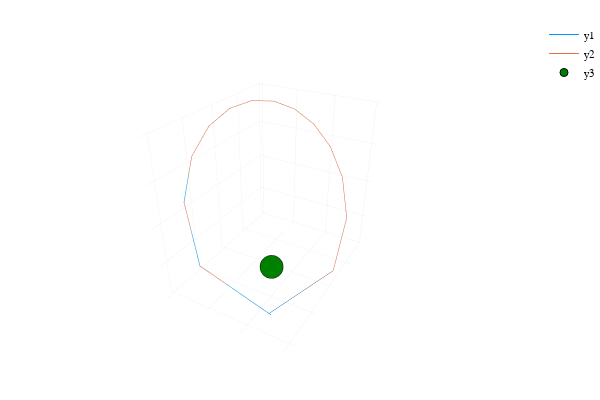

The cell this chart's notebook holds for it:
### Code cell
#This is the script that sets up the simulation

#Load ephemeris for sun and moon from .csv files
(t_sun,x_sun) = readEphemData("sun_ephem.csv");
(t_moon,x_moon) = readEphemData("moon_ephem.csv");

t_ephem = t_sun;
x_ephem = [x_sun[1:3,:]/1000; x_moon[1:3,:]/1000]; #put distance in 1000*km

#Set up linear interpolation of sun + moon positions positions
xi1 = interpolate((t_ephem,), x_ephem[1,:], Gridded(Linear()));
xi2 = interpolate((t_ephem,), x_ephem[2,:], Gridded(Linear()));
xi3 = interpolate((t_ephem,), x_ephem[3,:], Gridded(Linear()));
xi4 = interpolate((t_ephem,), x_ephem[4,:], Gridded(Linear()));
xi5 = interpolate((t_ephem,), x_ephem[5,:], Gridded(Linear()));
xi6 = interpolate((t_ephem,), x_ephem[6,:], Gridded(Linear()));
xinterp = (xi1, xi2, xi3, xi4, xi5, xi6);

#Hub Initial Conditions
# 25 Jan 2024 22:30:25.520
a = 243729.554542; #km
e = 0.598335;
i = 51.975*(pi/180);
RAAN = 61.110*(pi/180);
argp = 247.345*(pi/180);
nu = 0.0; #true anomaly
p = a*(1-e*e); #semilatus rectum

#Convert to ECI state vector
(r0,v0) = coe2rv(p,e,i,RAAN,argp,nu);

#Convert units to 1000*km and days
x0hub = [r0/1000; v0*(24*60*60/1000)];
t0 = 25 + 22/24 + 30/(24*60) + 25.52/(24*60*60);

dt = 24/24; #Take measurements once every 24 hours
t_samp = t0:dt:(t0+14); #Run for 14 days

Nx = 6; #State dimension
N = length(t_samp); #Number of time steps

x0node = diagm(ones(Nx)+[1e-4*randn(3); 1e-5*randn(3)])*x0hub; #Generate random node initial conditions

#Propagate hub and node orbits (ground truth)
using DifferentialEquations
hub_prob = ODEProblem(dynamics,x0hub,(t_samp[1], t_samp[end]),xinterp);
hub_soln = solve(hub_prob,Tsit5(),reltol=1e-9,abstol=1e-9,saveat=dt);
node_prob = ODEProblem(dynamics,x0node,(t_samp[1], t_samp[end]),xinterp);
node_soln = solve(node_prob,Tsit5(),reltol=1e-9,abstol=1e-9,saveat=dt);

#Plot orbits
using Plots
plot(hub_soln[1,:],hub_soln[2,:],hub_soln[3,:],xshowaxis=false,yshowaxis=false,zshowaxis=false);
plot!(node_soln[1,:],node_soln[2,:],node_soln[3,:],xshowaxis=false,yshowaxis=false,zshowaxis=false);
scatter!([0.0],[0.0],[0.0],mcolor=:green)

### Figure 1 — Plotly figure (JSON) as saved in the notebook; plotly's stock layout.template omitted (floating-point values rounded to 4 significant figures)
{"data": [{"colorbar": {"title": ""}, "hoverinfo": "text", "legendgroup": "y1", "line": {"color": "rgba(0, 154, 250, 1.000)", "dash": "solid", "shape": "linear", "width": 1}, "mode": "lines", "name": "y1", "showlegend": true, "text": [null, null, null, null, null, null, null, null, null, null, null, null, null, null, null], "type": "scatter3d", "x": [30.51, 102.3, 86.68, 47.51, 1.818, -44.46, -88.35, -127.8, -161.1, -186.0, -199.6, -197.4, -171.1, -102.2, 33.79], "xaxis": "x1", "y": [-59.9, 109.5, 214.3, 267.4, 288.4, 286.7, 267.6, 234.5, 189.7, 134.9, 72.19, 4.049, -63.76, -112.5, -59.96], "yaxis": "y1", "z": [-71.17, -46.88, 35.15, 111.5, 175.1, 225.1, 261.6, 284.2, 292.5, 285.4, 260.7, 215.4, 144.1, 38.97, -74.27]}, {"colorbar": {"title": ""}, "hoverinfo": "text", "legendgroup": "y2", "line": {"color": "rgba(227, 111, 71, 1.000)", "dash": "solid", "shape": "linear", "width": 1}, "mode": "lines", "name": "y2", "showlegend": true, "text": [null, null, null, null, null, null, null, null, null, null, null, null, null, null, null], "type": "scatter3d", "x": [30.5, 102.3, 86.67, 47.49, 1.791, -44.49, -88.39, -127.9, -161.1, -186.0, -199.6, -197.4, -170.9, -101.9, 34.2], "xaxis": "x1", "y": [-59.9, 109.5, 214.2, 267.4, 288.3, 286.6, 267.5, 234.4, 189.5, 134.8, 72.01, 3.854, -63.94, -112.6, -59.51], "yaxis": "y1", "z": [-71.17, -46.87, 35.17, 111.6, 175.1, 225.2, 261.6, 284.2, 292.5, 285.3, 260.6, 215.3, 143.8, 38.61, -74.44]}, {"colorbar": {"title": ""}, "hoverinfo": "text", "legendgroup": "y3", "marker": {"color": "rgba(0, 128, 0, 1.000)", "line": {"color": "rgba(0, 0, 0, 1.000)", "width": 1}, "size": 8, "symbol": "circle"}, "mode": "markers", "name": "y3", "showlegend": true, "text": [null], "type": "scatter3d", "x": [0], "xaxis": "x1", "y": [0], "yaxis": "y1", "z": [0]}], "layout": {"annotations": [], "height": 400, "legend": {"bgcolor": "rgba(255, 255, 255, 1.000)", "bordercolor": "rgba(0, 0, 0, 1.000)", "font": {"color": "rgba(0, 0, 0, 1.000)", "family": "sans-serif", "size": 11}, "tracegroupgap": 0, "x": 1, "y": 1}, "margin": {"b": 20, "l": 0, "r": 0, "t": 20}, "paper_bgcolor": "rgba(255, 255, 255, 1.000)", "plot_bgcolor": "rgba(255, 255, 255, 1.000)", "scene": {"camera": {"eye": {"x": 1.126, "y": -1.95, "z": 1.3}}, "xaxis": {"anchor": "y1", "domain": [0.06582, 0.9934], "gridcolor": "rgba(0, 0, 0, 0.100)", "gridwidth": 0.5, "linecolor": "rgba(0, 0, 0, 1.000)", "mirror": false, "range": [-208.7, 111.3], "showgrid": true, "showline": false, "showticklabels": false, "tickangle": 0, "tickcolor": "rgba(0, 0, 0, 0.000)", "tickfont": {"color": "rgba(0, 0, 0, 1.000)", "family": "sans-serif", "size": 11}, "tickmode": "array", "ticks": "inside", "ticktext": ["-200", "-100", "0", "100"], "tickvals": [-200, -100, 0, 100], "title": "", "titlefont": {"color": "rgba(0, 0, 0, 1.000)", "family": "sans-serif", "size": 15}, "type": "-", "visible": true, "zeroline": false, "zerolinecolor": "rgba(0, 0, 0, 1.000)"}, "yaxis": {"anchor": "x1", "domain": [0.03762, 0.9902], "gridcolor": "rgba(0, 0, 0, 0.100)", "gridwidth": 0.5, "linecolor": "rgba(0, 0, 0, 1.000)", "mirror": false, "range": [-124.6, 300.4], "showgrid": true, "showline": false, "showticklabels": false, "tickangle": 0, "tickcolor": "rgba(0, 0, 0, 0.000)", "tickfont": {"color": "rgba(0, 0, 0, 1.000)", "family": "sans-serif", "size": 11}, "tickmode": "array", "ticks": "inside", "ticktext": ["-100", "0", "100", "200", "300"], "tickvals": [-100, 0, 100, 200, 300], "title": "", "titlefont": {"color": "rgba(0, 0, 0, 1.000)", "family": "sans-serif", "size": 15}, "type": "-", "visible": true, "zeroline": false, "zerolinecolor": "rgba(0, 0, 0, 1.000)"}, "zaxis": {"gridcolor": "rgba(0, 0, 0, 0.100)", "gridwidth": 0.5, "linecolor": "rgba(0, 0, 0, 1.000)", "mirror": false, "range": [-85.45, 303.6], "showgrid": true, "showline": false, "showticklabels": false, "tickangle": 0, "tickcolor": "rgba(0, 0, 0, 0.000)", "tickfont": {"color": "rgba(0, 0, 0, 1.000)", "family": "sans-serif", "size": 11}, "tickmode": "array", "ticks": "inside", "ticktext": ["0", "100", "200", "300"], "tickvals": [0, 100, 200, 300], "title": "", "titlefont": {"color": "rgba(0, 0, 0, 1.000)", "family": "sans-serif", "size": 15}, "type": "-", "visible": true, "zeroline": false, "zerolinecolor": "rgba(0, 0, 0, 1.000)"}}, "showlegend": true, "width": 600}}
